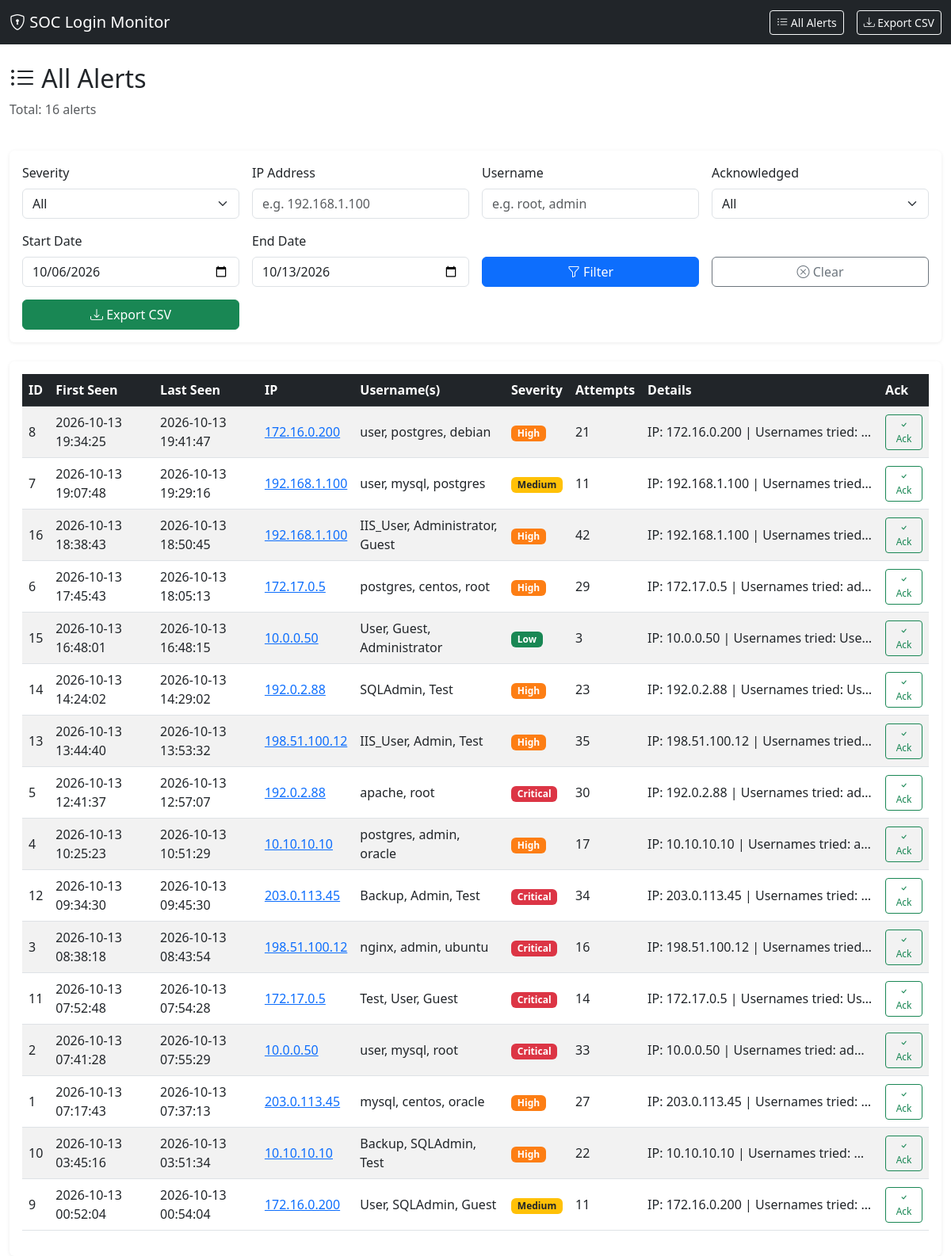
Screenshot of /alerts with the database file from the repository.
### tables this page shows
CREATE TABLE alerts (
    id INTEGER PRIMARY KEY AUTOINCREMENT,
    first_seen TEXT NOT NULL,
    last_seen TEXT NOT NULL,
    ip TEXT NOT NULL,
    username TEXT NOT NULL,
    severity TEXT NOT NULL,
    attempt_count INTEGER NOT NULL,
    details TEXT,
    source TEXT NOT NULL,
    acknowledged INTEGER DEFAULT 0
);

### app/dashboard.py (the view)
    @app.route("/alerts")
    def alerts():
        page = request.args.get("page", 1, type=int)
        severity = request.args.get("severity", "")
        ip = request.args.get("ip", "")
        username = request.args.get("username", "")
        acknowledged = request.args.get("acknowledged", "")
        start_date = request.args.get("start_date", "")
        end_date = request.args.get("end_date", "")
        engine = AlertEngine(config=app.config["CONFIG"])
        filters = {}
        if severity:
            filters["severity"] = severity
        if ip:
            filters["ip"] = ip
        if username:
            filters["username"] = username
        if acknowledged:
            filters["acknowledged"] = acknowledged == "true"
        if start_date:
            filters["start_date"] = datetime.fromisoformat(start_date)
        if end_date:
            filters["end_date"] = datetime.fromisoformat(end_date) + timedelta(days=1)
        per_page = app.config["PER_PAGE"]
        offset = (page - 1) * per_page
        alerts_list = engine.get_alerts(limit=per_page, offset=offset, **filters)
        total = len(engine.get_alerts(limit=10000, **filters))
        engine.close()
        total_pages = (total + per_page - 1) // per_page
        return render_template(
            "alerts.html",
            alerts=alerts_list,
            page=page,
            total_pages=total_pages,
            total=total,
            filters=request.args,
            severities=["Critical", "High", "Medium", "Low"],
        )

### app/alert_engine.py (called while the page is built)
    def close(self):
        self.conn.close()

### app/models.py (called while the page is built)
def init_db(db_path: str) -> sqlite3.Connection:
    Path(db_path).parent.mkdir(parents=True, exist_ok=True)
    conn = sqlite3.connect(db_path)
    conn.row_factory = sqlite3.Row
    conn.executescript(SCHEMA)
    conn.commit()
    return conn

    @classmethod
    def from_row(cls, row: sqlite3.Row) -> "Alert":
        return cls(
            id=row["id"],
            first_seen=datetime.fromisoformat(row["first_seen"]) if row["first_seen"] else None,
            last_seen=datetime.fromisoformat(row["last_seen"]) if row["last_seen"] else None,
            ip=row["ip"],
            username=row["username"],
            severity=row["severity"],
            attempt_count=row["attempt_count"],
            details=row["details"],
            source=row["source"],
            acknowledged=bool(row["acknowledged"]),
        )

### templates/alerts.html (shortened to what this page needs)
{% extends "base.html" %}
{% block content %}
<div class="row mb-4">
    <div class="col-12">
        <h2><i class="bi bi-list-ul"></i> All Alerts</h2>
        <p class="text-muted">Total: {{ total }} alerts</p>
    </div>
</div>
<div class="row mb-4">
    <div class="col-12">
        <div class="card">
            <div class="card-body">
                <form method="GET" class="row g-3" id="filterForm">
                    <div class="col-md-3">
                        <label class="form-label">Severity</label>
                        <select name="severity" class="form-select">
                            <option value="">All</option>
                        </select>
                    </div>
                    <div class="col-md-3">
                        <label class="form-label">IP Address</label>
                        <input type="text" name="ip" class="form-control" placeholder="e.g. 192.168.1.100" value="{{ filters.get('ip', '') }}">
                    </div>
                    <div class="col-md-3">
                        <label class="form-label">Username</label>
                        <input type="text" name="username" class="form-control" placeholder="e.g. root, admin" value="{{ filters.get('username', '') }}">
                    </div>
                    <div class="col-md-3">
                        <label class="form-label">Acknowledged</label>
                        <select name="acknowledged" class="form-select">
                            <option value="">All</option>
                        </select>
                    </div>
                    <div class="col-md-3">
                        <label class="form-label">Start Date</label>
                        <input type="date" name="start_date" class="form-control" value="{{ filters.get('start_date', '') }}">
                    </div>
                    <div class="col-md-3">
                        <label class="form-label">End Date</label>
                        <input type="date" name="end_date" class="form-control" value="{{ filters.get('end_date', '') }}">
                    </div>
                    <div class="col-md-3 d-flex align-items-end">
                        <button type="submit" class="btn btn-primary w-100"><i class="bi bi-funnel"></i> Filter</button>
                    </div>
                    <div class="col-md-3 d-flex align-items-end">
                        <a href="{{ url_for('alerts') }}" class="btn btn-outline-secondary w-100"><i class="bi bi-x-circle"></i> Clear</a>
                    </div>
                    <div class="col-md-3 d-flex align-items-end">
                        <a href="{{ url_for('export', **request.args) }}" class="btn btn-success w-100"><i class="bi bi-download"></i> Export CSV</a>
                    </div>
                </form>
            </div>
        </div>
    </div>
</div>
<div class="row">
    <div class="col-12">
        <div class="card">
            <div class="card-body">
                <div class="table-responsive">
                    <table class="table table-hover table-striped" id="alertsTable">
                        <thead class="table-dark">
                            <tr>
                                <th>ID</th>
                                <th>First Seen</th>
                                <th>Last Seen</th>
                                <th>IP</th>
                                <th>Username(s)</th>
                                <th>Severity</th>
                                <th>Attempts</th>
                                <th>Details</th>
                                <th>Ack</th>
                            </tr>
                        </thead>
                        <tbody>
                            {% for alert in alerts %}
                            <tr>
                                <td>{{ alert.id }}</td>
                                <td>{{ alert.first_seen.strftime('%Y-%m-%d %H:%M:%S') if alert.first_seen else 'N/A' }}</td>
                                <td>{{ alert.last_seen.strftime('%Y-%m-%d %H:%M:%S') if alert.last_seen else 'N/A' }}</td>
                                <td><a href="{{ url_for('alerts', ip=alert.ip) }}">{{ alert.ip }}</a></td>
                                <td>{{ alert.username }}</td>
                                <td><span class="badge severity-{{ alert.severity.lower() }}">{{ alert.severity }}</span></td>
                                <td>{{ alert.attempt_count }}</td>
                                <td class="text-truncate" style="max-width: 300px;">{{ alert.details }}</td>
                                <td>
                                    {% if alert.acknowledged %}
                                        <i class="bi bi-check-circle-fill text-success" title="Acknowledged"></i>
                                    {% else %}
                                        <button class="btn btn-sm btn-outline-success acknowledge-btn" data-alert-id="{{ alert.id }}">
                                            <i class="bi bi-check"></i> Ack
                                        </button>
                                    {% endif %}
                                </td>
                            </tr>
                            {% else %}
                            <tr>
                                <td colspan="9" class="text-center text-muted">No alerts match the current filters</td>
                            </tr>
                            {% endfor %}
                        </tbody>
                    </table>
                </div>
            </div>
        </div>
    </div>
</div>
{% endblock %}

### templates/base.html (shortened to what this page needs)
<!DOCTYPE html>
<html lang="en">
<head>
    <link href="https://cdn.jsdelivr.net/npm/bootstrap@5.3.0/dist/css/bootstrap.min.css" rel="stylesheet">
    <link rel="stylesheet" href="https://cdn.jsdelivr.net/npm/bootstrap-icons@1.10.0/font/bootstrap-icons.css">
    <link rel="stylesheet" href="{{ url_for('static', filename='css/style.css') }}">
</head>
<body>
    <nav class="navbar navbar-dark bg-dark mb-4">
        <div class="container-fluid">
            <a class="navbar-brand" href="{{ url_for('index') }}">
                <i class="bi bi-shield-lock"></i> SOC Login Monitor
            </a>
            <div class="d-flex gap-3">
                <a class="btn btn-outline-light btn-sm" href="{{ url_for('alerts') }}">
                    <i class="bi bi-list-ul"></i> All Alerts
                </a>
                <a class="btn btn-outline-light btn-sm" href="{{ url_for('export') }}">
                    <i class="bi bi-download"></i> Export CSV
                </a>
            </div>
        </div>
    </nav>
    <div class="container-fluid">
        {% block content %}{% endblock %}
    </div>
</body>
</html>

### static/css/style.css (style rules this page uses)
.severity-critical { background-color: #dc3545; color: white; }
.severity-high { background-color: #fd7e14; color: white; }
.severity-medium { background-color: #ffc107; color: #212529; }
.severity-low { background-color: #198754; color: white; }
.table th, .table td { vertical-align: middle; }
.text-truncate { overflow: hidden; text-overflow: ellipsis; white-space: nowrap; }
.card { border: none; box-shadow: 0 1px 4px rgba(0,0,0,0.08); }
.badge { font-size: 0.75rem; padding: 0.35em 0.65em; }
.acknowledge-btn { padding: 0.2rem 0.5rem; font-size: 0.75rem; }

### rows the page displays
alerts: id "8", first_seen "2026-10-13 19:34:25", last_seen "2026-10-13 19:41:47", ip "172.16.0.200", username "user, postgres, debian", severity "High", attempt_count "21", details "IP: 172.16.0.200 | Usernames tried:…"
alerts: id "7", first_seen "2026-10-13 19:07:48", last_seen "2026-10-13 19:29:16", ip "192.168.1.100", username "user, mysql, postgres", severity "Medium", attempt_count "11", details "IP: 192.168.1.100 | Usernames tried…"
alerts: id "16", first_seen "2026-10-13 18:38:43", last_seen "2026-10-13 18:50:45", ip "192.168.1.100", username "IIS_User, Administrator, Guest", severity "High", attempt_count "42", details "IP: 192.168.1.100 | Usernames tried…"
alerts: id "6", first_seen "2026-10-13 17:45:43", last_seen "2026-10-13 18:05:13", ip "172.17.0.5", username "postgres, centos, root", severity "High", attempt_count "29", details "IP: 172.17.0.5 | Usernames tried: ad…"
alerts: id "15", first_seen "2026-10-13 16:48:01", last_seen "2026-10-13 16:48:15", ip "10.0.0.50", username "User, Guest, Administrator", severity "Low", attempt_count "3", details "IP: 10.0.0.50 | Usernames tried: Use…"
alerts: id "14", first_seen "2026-10-13 14:24:02", last_seen "2026-10-13 14:29:02", ip "192.0.2.88", username "SQLAdmin, Test", severity "High", attempt_count "23", details "IP: 192.0.2.88 | Usernames tried: Us…"
alerts: id "13", first_seen "2026-10-13 13:44:40", last_seen "2026-10-13 13:53:32", ip "198.51.100.12", username "IIS_User, Admin, Test", severity "High", attempt_count "35", details "IP: 198.51.100.12 | Usernames tried…"
alerts: id "5", first_seen "2026-10-13 12:41:37", last_seen "2026-10-13 12:57:07", ip "192.0.2.88", username "apache, root", severity "Critical", attempt_count "30", details "IP: 192.0.2.88 | Usernames tried: ad…"
alerts: id "4", first_seen "2026-10-13 10:25:23", last_seen "2026-10-13 10:51:29", ip "10.10.10.10", username "postgres, admin, oracle", severity "High", attempt_count "17", details "IP: 10.10.10.10 | Usernames tried: a…"
alerts: id "12", first_seen "2026-10-13 09:34:30", last_seen "2026-10-13 09:45:30", ip "203.0.113.45", username "Backup, Admin, Test", severity "Critical", attempt_count "34", details "IP: 203.0.113.45 | Usernames tried:…"
alerts: id "3", first_seen "2026-10-13 08:38:18", last_seen "2026-10-13 08:43:54", ip "198.51.100.12", username "nginx, admin, ubuntu", severity "Critical", attempt_count "16", details "IP: 198.51.100.12 | Usernames tried…"
alerts: id "11", first_seen "2026-10-13 07:52:48", last_seen "2026-10-13 07:54:28", ip "172.17.0.5", username "Test, User, Guest", severity "Critical", attempt_count "14", details "IP: 172.17.0.5 | Usernames tried: Us…"
alerts: id "2", first_seen "2026-10-13 07:41:28", last_seen "2026-10-13 07:55:29", ip "10.0.0.50", username "user, mysql, root", severity "Critical", attempt_count "33", details "IP: 10.0.0.50 | Usernames tried: ad…"
alerts: id "1", first_seen "2026-10-13 07:17:43", last_seen "2026-10-13 07:37:13", ip "203.0.113.45", username "mysql, centos, oracle", severity "High", attempt_count "27", details "IP: 203.0.113.45 | Usernames tried:…"
alerts: id "10", first_seen "2026-10-13 03:45:16", last_seen "2026-10-13 03:51:34", ip "10.10.10.10", username "Backup, SQLAdmin, Test", severity "High", attempt_count "22", details "IP: 10.10.10.10 | Usernames tried:…"
alerts: id "9", first_seen "2026-10-13 00:52:04", last_seen "2026-10-13 00:54:04", ip "172.16.0.200", username "User, SQLAdmin, Guest", severity "Medium", attempt_count "11", details "IP: 172.16.0.200 | Usernames tried:…"

### other values shown
{{ total }} "16"
